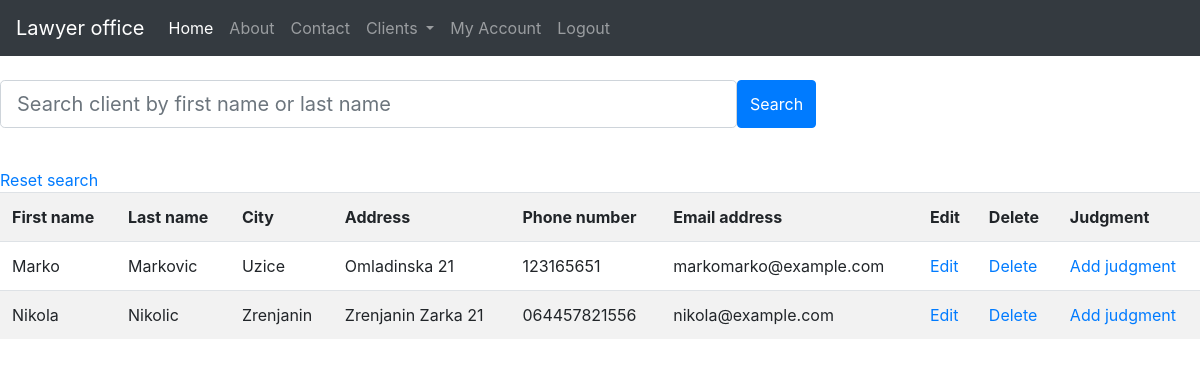
/all_client (signed in), run on an earlier commit of the app's database.
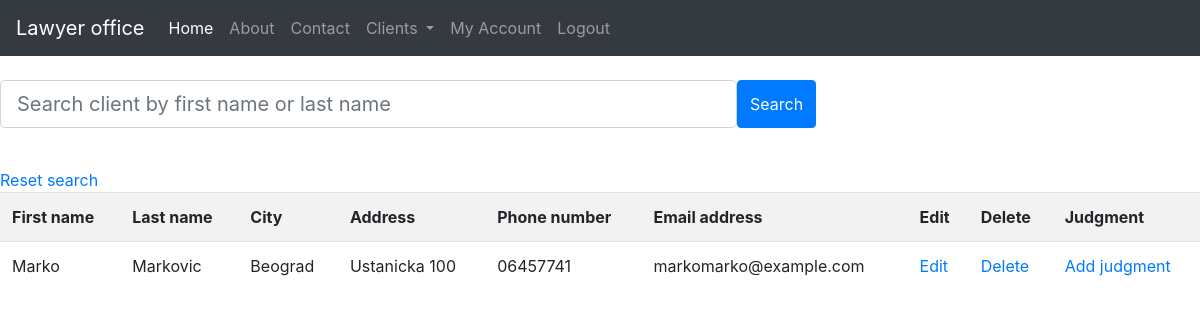
And on a later commit of the database.
### blog/models.py (models this page shows)
class Client(db.Model):
    id = db.Column(db.Integer, primary_key=True)
    first_name = db.Column(db.String(250), nullable=False)
    last_name = db.Column(db.String(250), nullable=False)
    city = db.Column(db.String(50), nullable=False)
    address = db.Column(db.String(50), nullable=False)
    phone = db.Column(db.String(50), nullable=False)
    mail = db.Column(db.String(50))
    user_id = db.Column(db.Integer, db.ForeignKey('user.id'), nullable=False)
    judgments = db.relationship('Judgment', backref='judgments')

### client/routes.py (the view)
@client.route("/all_client")
def all_client():
    clients = Client.query.filter_by(lawyer=current_user)
    return render_template("all_clients.html", title="All clients", clients=clients)

### blog/models.py (called while the page is built)
@login_manager.user_loader
def load_user(user_id):
    return User.query.get(int(user_id))

### blog/templates/all_clients.html (shortened to what this page needs)
{% extends 'base.html' %}
{% block content %}
<br>
<form action="{{url_for('client.search')}}" method="POST">
    <div class="form-group">
        <div class="input-group input-group-lg">
            <div class="form-outline">
                <input type="search" size="50px" placeholder="Search client by first name or last name" name="search_string" id="form1"
                       class="form-control form-control-lg"/>
            </div>
            <button type="submit"  value="Search" class="btn btn-primary">
                 Search
            </button>
        </div>
    </div>
</form>
<br>
<a href="{{url_for('client.all_client')}}">Reset search</a>
<table class="table table-striped">
    <tr>
        <th>First name</th>
        <th>Last name</th>
        <th>City</th>
        <th>Address</th>
        <th>Phone number</th>
        <th>Email address</th>
        <th>Edit</th>
        <th>Delete</th>
        <th>Judgment</th>
    </tr>
    {% for client in clients %}
    <tr>
        <td>{{client.first_name}}</td>
        <td>{{client.last_name}}</td>
        <td>{{client.city}}</td>
        <td>{{client.address}}</td>
        <td>{{client.phone}}</td>
        <td>{{client.mail}}</td>
        <td><a href="{{ url_for('client.edit', client_id=client.id) }}">Edit</a></td>
        <td><a href="{{ url_for('client.delete', client_id= client.id) }}">Delete</a></td>
        <td><a href="{{ url_for('client.add_judgments', client_id= client.id) }}">Add judgment</a></td>
    </tr>
    {% endfor %}
</table>
{% endblock content %}

### blog/templates/base.html (shortened to what this page needs)
<!DOCTYPE html>
<html lang="en">
<head>
    <link rel="stylesheet" href="https://maxcdn.bootstrapcdn.com/bootstrap/4.0.0/css/bootstrap.min.css"
>
</head>
<body>
<nav class="navbar navbar-expand-lg  navbar-dark bg-dark">
    <a class="navbar-brand" href="{{url_for('main.home')}}">Lawyer office</a>
    <div class="collapse navbar-collapse" id="navbarNav">
        <ul class="navbar-nav">
            <li class="nav-item active">
                <a class="nav-link" href="{{url_for('main.home')}}">Home <span class="sr-only">(current)</span></a>
            </li>
            <li class="nav-item">
                <a class="nav-link" href="{{url_for('main.about')}}">About</a>
            </li>
            <li class="nav-item">
                <a class="nav-link" href="{{url_for('main.contact')}}">Contact</a>
            </li>
            {% if current_user.is_authenticated%}
            <li class="nav-item dropdown">
                <a class="nav-link dropdown-toggle" href="#" id="navbarDropdownMenuLink" data-toggle="dropdown"
                   aria-haspopup="true" aria-expanded="false">
                    Clients
                </a>
            </li>
             <li class="nav-item">
                <a class="nav-link" href="{{url_for('users.account')}}">My Account</a>
            </li>
            <li class="nav-item">
                <a class="nav-link" href="{{url_for('users.logout')}}">Logout</a>
            </li>
            {%endif%}
        </ul>
    </div>
</nav>
{% block content %}
{% endblock %}
</body>
</html>

What changed in the data, as far as the page shows it:
removed Client: first_name "Nikola", last_name "Nikolic", city "Zrenjanin", address "Zrenjanin Zarka 21", phone "064457821556", mail "nikola@example.com"
changed Client "Marko": city "Uzice" → "Beograd"; address "Omladinska 21" → "Ustanicka 100"; phone "123165651" → "06457741"
